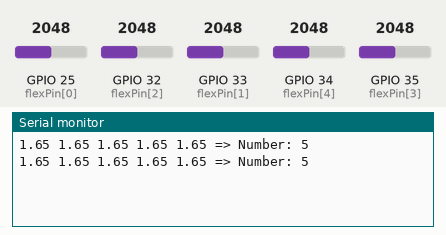
The sketch below on a simulated ESP32. On the bench: the last lines printed to the serial monitor. The inputs (shaded band) are chosen by the test bench; at power-on: GPIO 25 (flexPin[0]) = 2048, GPIO 32 (flexPin[2]) = 2048, GPIO 33 (flexPin[1]) = 2048, GPIO 34 (flexPin[4]) = 2048, GPIO 35 (flexPin[3]) = 2048.

Above: at 1.8 s.
1.9 s: GPIO 25 (flexPin[0]) set to 2866
At 2.7 s:
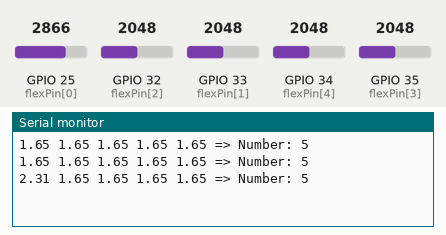
3.4 s: GPIO 32 (flexPin[2]) set to 2866
At 4.7 s:
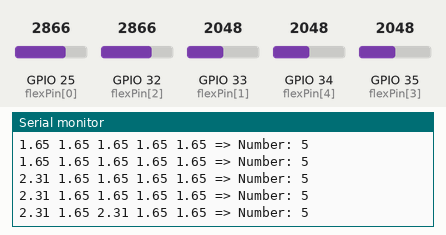
4.9 s: GPIO 33 (flexPin[1]) set to 2866
At 5.8 s:
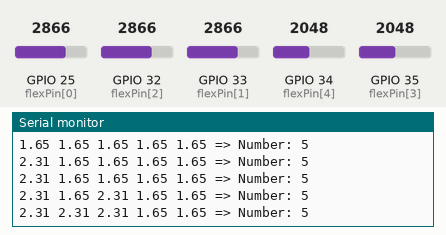
6.4 s: GPIO 34 (flexPin[4]) set to 2866
At 7.7 s:
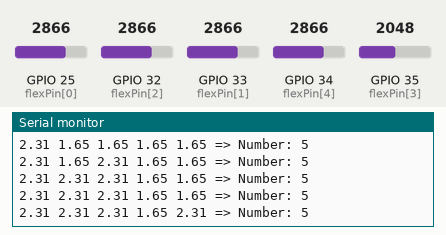
7.9 s: GPIO 35 (flexPin[3]) set to 2866
At 8.6 s:
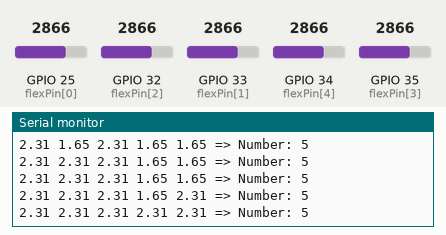
9.4 s: GPIO 25 (flexPin[0]) set to 3972
At 10.8 s:
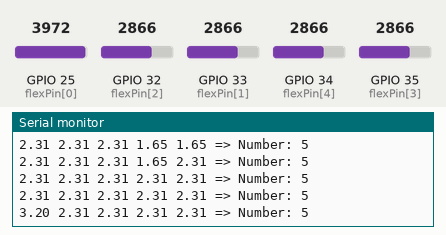
Timing chart, 0 to 11.9 s (numbered marks = the images above; inputs shaded):
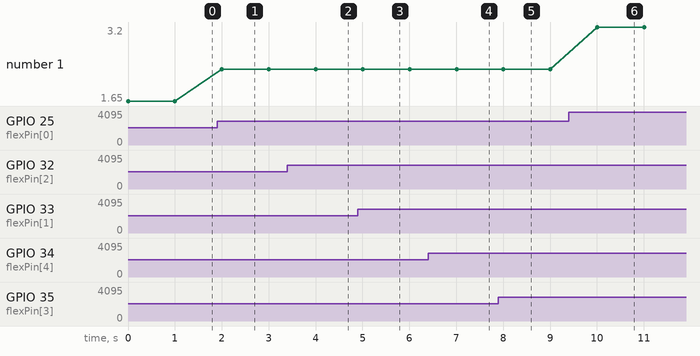

The sketch:

normal_0_10_code.ino
```cpp
const int flexPin[5] = {25, 33, 32, 35, 34}; //Defining Input Pins

bool comarr(int bin[], int pattern[]) { //Custom Fucntions
  for (int j = 0; j < 5; j++) {
    if (bin[j] != pattern[j]) {
      return false;
    }
  }
  return true;
}

const float thr[5] = {1.25, 1.07, 1.65, 1.30, 1.38};  // keep float type for thresholds

int numberPatterns[10][5] = {
  {0, 1, 0, 0, 0},  // 1
  {0, 1, 1, 0, 0},  // 2
  {0, 1, 1, 1, 0},  // 3
  {0, 1, 1, 1, 1},  // 4
  {1, 1, 1, 1, 1},  // 5
  {1, 0, 0, 0, 0},  // 6
  {1, 1, 0, 0, 0},  // 7
  {1, 1, 1, 0, 0},  // 8
  {1, 1, 1, 1, 0},  // 9
  {0, 0, 0, 0, 0}   // 10
};

int bin[5] = {1, 1, 1, 1, 1};  // 5th = 0 by default

void setup() {
  Serial.begin(115200);  // ESP32 supports higher rates too
}

void loop() {
  // Reset bin to all 1s except last
  for (int i = 0; i < 5; i++) {
    bin[i] = 1;
  }


  float val[5];

  for (int i = 0; i < 5; i++) {
    int sensorval = analogRead(flexPin[i]);
    val[i] = sensorval * (3.3 / 4095.0);  // ESP32 ADC
    if (val[i] < thr[i]) {
      bin[i] = 0;
    }
  }

  int num = 0;
  for (int i = 0; i < 10; i++) {
    if (comarr(bin, numberPatterns[i])) {
      num = i + 1;
      break;
    }
  }

  for (int i = 0; i < 5; i++) {
    Serial.print(val[i], 2); Serial.print(" ");
  }
  Serial.print("=> Number: ");
  Serial.println(num);

  delay(1000);
}
```

Measured:
- after the input at 1.9 s, the serial monitor: prints a new line after 0.10 s (image 1)
- after the input at 3.4 s, the serial monitor: prints a new line after 0.60 s (image 2)
- after the input at 4.9 s, the serial monitor: prints a new line after 0.10 s (image 3)
- after the input at 6.4 s, the serial monitor: prints a new line after 0.61 s (image 4)
- after the input at 7.9 s, the serial monitor: prints a new line after 0.11 s (image 5)
- after the input at 9.4 s, the serial monitor: prints a new line after 0.61 s (image 6)
- plotted number 1: 1.65 → 2.31 after the input at 1.9 s, 2.31 → 3.2 after the input at 9.4 s
